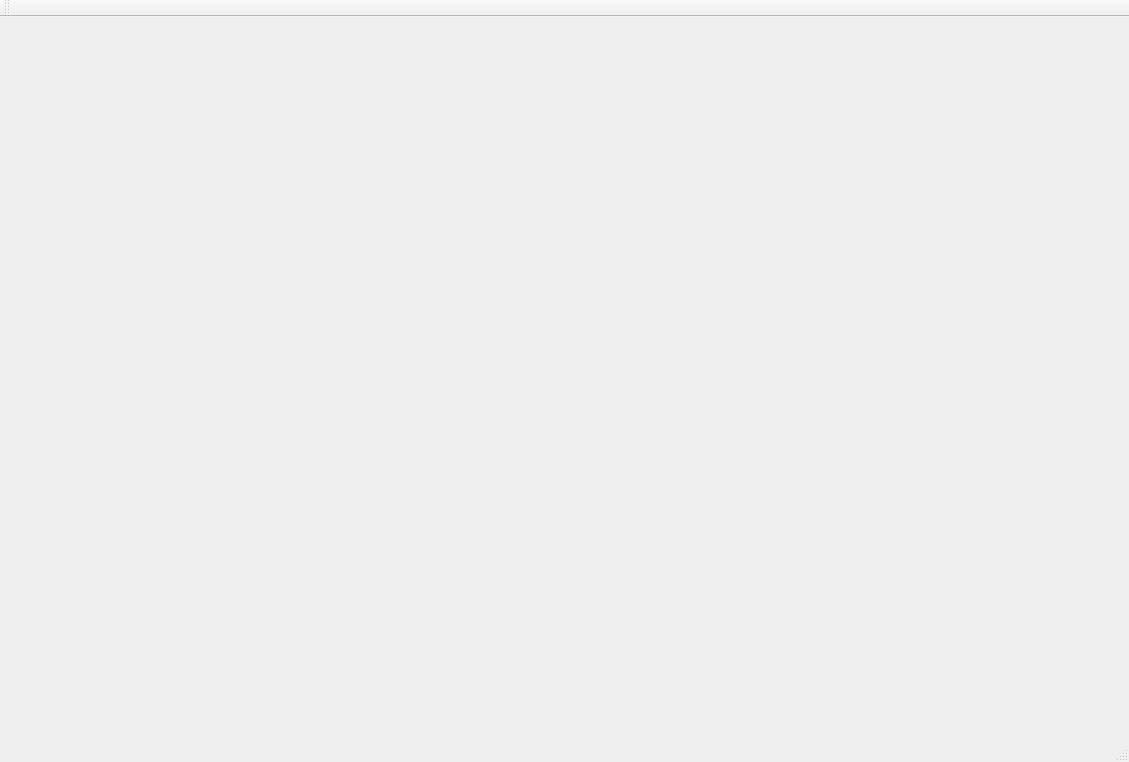
<?xml version="1.0" encoding="UTF-8"?>
<ui version="4.0">
 <class>ODEClass</class>
 <widget class="QMainWindow" name="ODEClass">
  <property name="geometry">
   <rect>
    <x>0</x>
    <y>0</y>
    <width>1129</width>
    <height>762</height>
   </rect>
  </property>
  <property name="windowTitle">
   <string>ODE</string>
  </property>
  <widget class="QWidget" name="centralWidget"/>
  <widget class="QMenuBar" name="menuBar">
   <property name="geometry">
    <rect>
     <x>0</x>
     <y>0</y>
     <width>1129</width>
     <height>31</height>
    </rect>
   </property>
  </widget>
  <widget class="QToolBar" name="mainToolBar">
   <attribute name="toolBarArea">
    <enum>TopToolBarArea</enum>
   </attribute>
   <attribute name="toolBarBreak">
    <bool>false</bool>
   </attribute>
  </widget>
  <widget class="QStatusBar" name="statusBar"/>
 </widget>
 <layoutdefault spacing="6" margin="11"/>
 <resources>
  <include location="ode.qrc"/>
 </resources>
 <connections/>
</ui>
